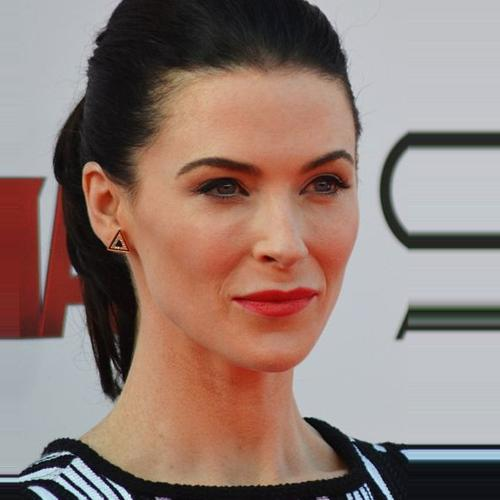
#> input picture Model Training/Test Images/female_000002.jpg, 500 x 500 px
$ python -i facerecognition.py   (imports and definitions only)
#> lines starting #> are read from the running program, lines starting #| are printed output that depends on the picture
import numpy as np
import cv2
import sklearn
import pickle
# Haar_Cascade Model
haar = cv2.CascadeClassifier('./models/haarcascade_frontalface_default.xml')
# SVM mode
# [3 lines not run here, left out]

# [1 line that did not run here, left out]
# [1 line that did not run here, left out]

def Face_Recognition(filename,path = True):
#> called with filename = 'Test Images/female_000002.jpg', path = True
    if path:
        # Reading the image
        img = cv2.imread(filename)
#> img is the input picture: shape (500, 500, 3); mean B, G, R 116.8, 124.4, 146.2
    else:
        img = filename #array
    #img_rgb = cv2.cvtColor(img,cv2.COLOR_BGR2RGB)
    # Converting it into Gray-scale
    gray = cv2.cvtColor(img,cv2.COLOR_BGR2GRAY)
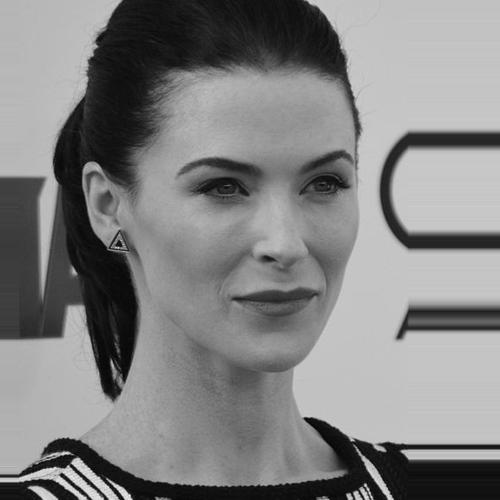
#> gray: shape (500, 500); min 0, max 251, mean 130.1
    # Detecting face using Haar-cascade
    faces= haar.detectMultiScale(gray,1.5,4)
#> faces = [[122, 84, 273, 273]]
    predictions = []
    for x,y,w,h in faces:
        #cv2.rectangle(img_rgb,(x,y),(x+w,y+h),(0,255,0),2)
        roi = gray[y:y+h,x:x+w]
        # Normalization
        roi= roi/255.0
        # Resizing
        if roi.shape[1]>100:
            roi_resize = cv2.resize(roi,(100,100),cv2.INTER_AREA)
        else:
            roi_resize = cv2.resize(roi,(100,100),cv2.INTER_CUBIC)
        # Flattening
        roi_reshape = roi_resize.reshape(1,10000)
        # Subtracting with mean face
        roi_mean = roi_reshape-mean_face_Arr
        # Eigen_image
        eigen_image = model_PCA.transform(roi_mean)
        # Eigen Image
        eig_image = model_PCA.inverse_transform(eigen_image)
        # Results
        results = model_SVM.predict(eigen_image)
        prob_Score = model_SVM.predict_proba(eigen_image)
        prob_Score_max = prob_Score.max()


    # Generating Report

        text = "%s : %d"%(results[0],prob_Score_max*100)

        #defining color based on results
        if results[0] == 'male':
            color = (255,255,0)
        elif results[0] == 'female':
            color = (255,0,255)

        cv2.rectangle(img,(x,y),(x+w,y+h),color,2)
        cv2.rectangle(img,(x,y-40),(x+w,y),color,-1)
        cv2.putText(img,text,(x,y),cv2.FONT_HERSHEY_PLAIN,3,(255,255,255),2)
        output = {
            'roi':roi,
            'eig_img':eig_image,
            'prediction_name':results[0],
            'score':prob_Score_max
        }
        predictions.append(output)
#> this loop made 1 pass
#> pass 1, in Face_Recognition, `roi = gray[y:y+h,x:x+w]`:
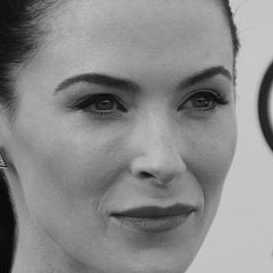
#> roi: shape (273, 273); min 2, max 207, mean 137.4
#> after the loop, predictions = []
    return img,predictions

#> (the run stopped early here; a loop or call above may not have finished)
